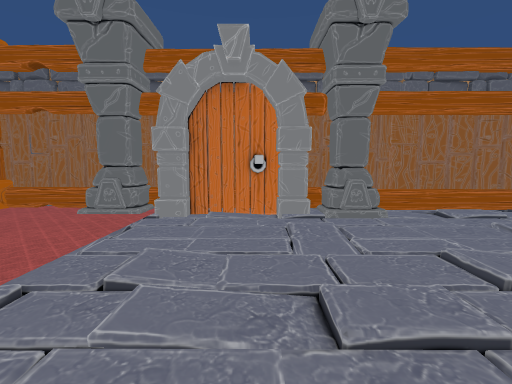
[1] (above)

16 first-person views from a walk through a scene from a Unity 3-D project. The camera is 1.2 m above the floor, tilts 6° down and sees 90° across. The floor is counted in squares, 1 m on a side. Each view is taken from the middle of a square. On the plan, view 1 faces up. The plan holds only what a view shows up to about 12 squares ahead; the rest is blank. The place goes on beyond the plan. Some surface patterns are stand-ins.

[2]
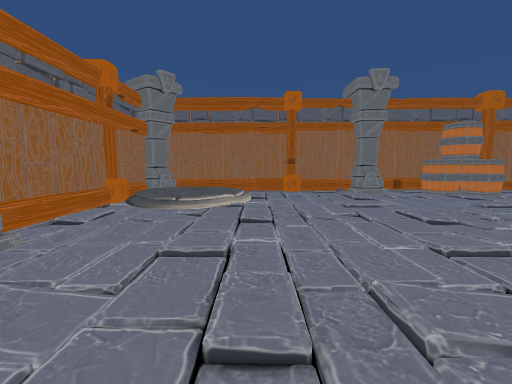

[3]
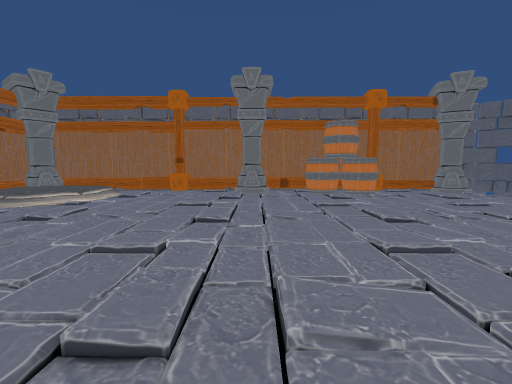

[4]
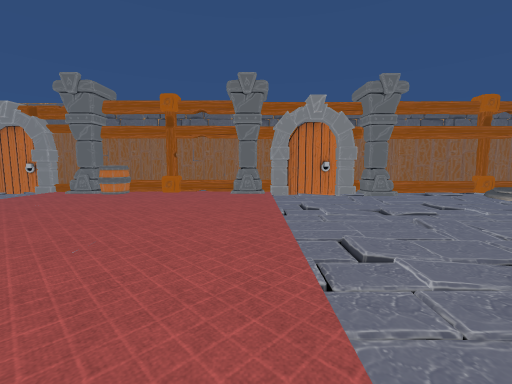

[5]
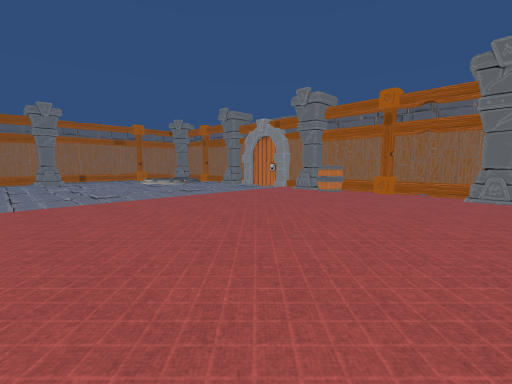

[6]
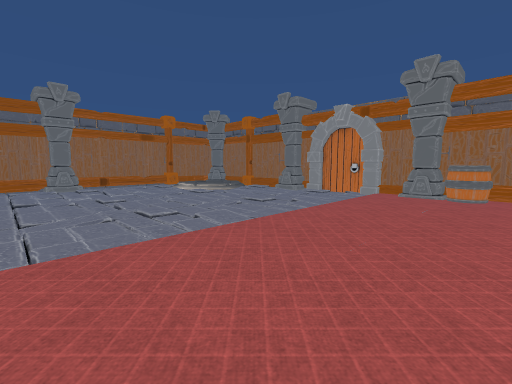

[7]
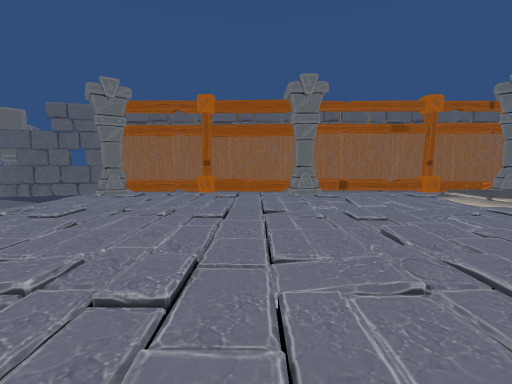

[8]
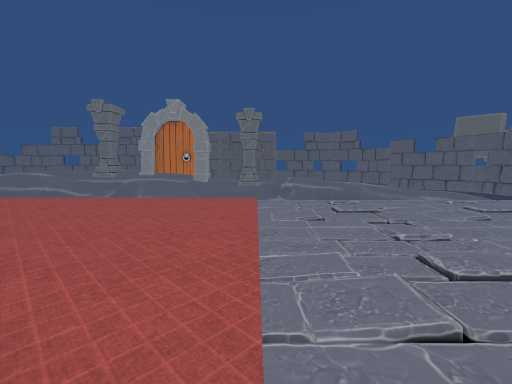

[9]
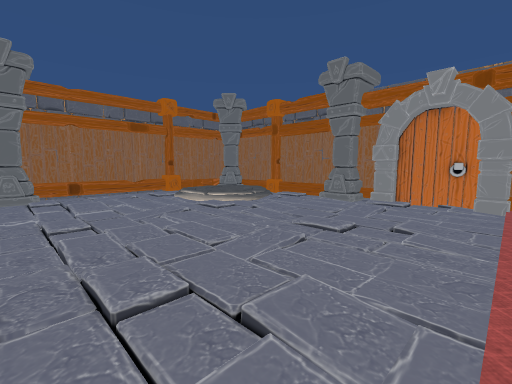

[10]
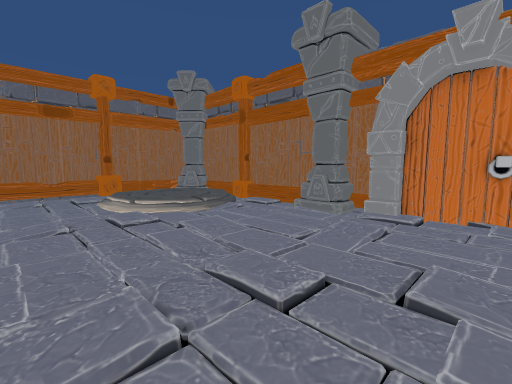

[11]
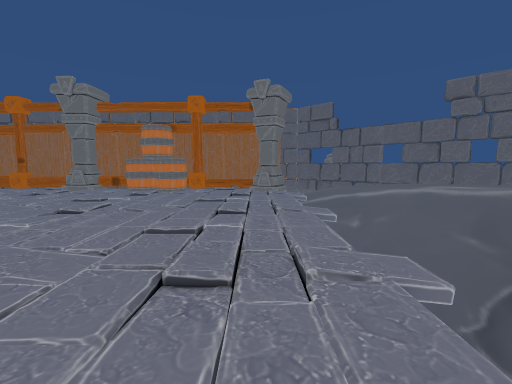

[12]
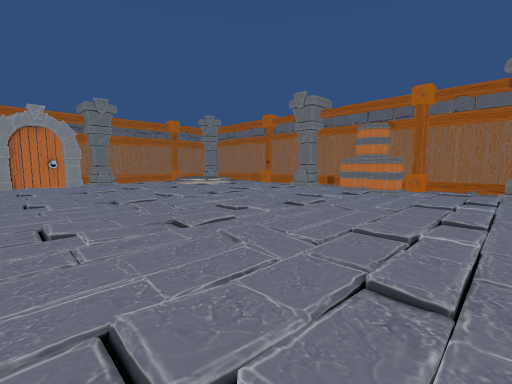

[13]
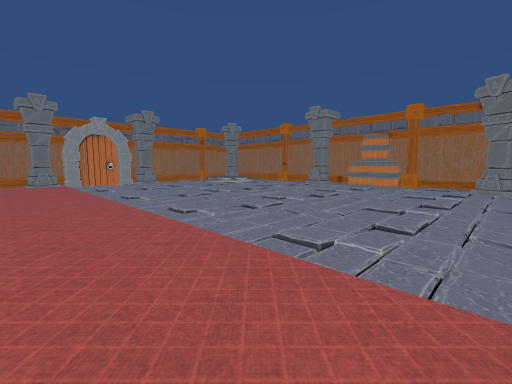

[14]
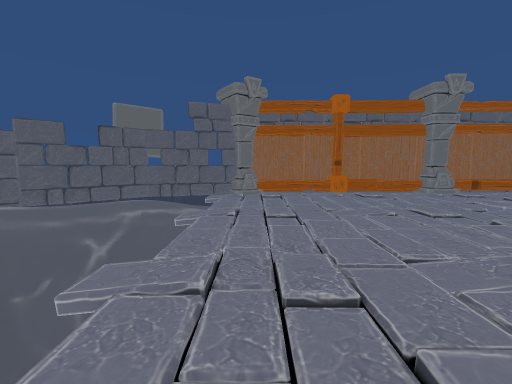

[15]
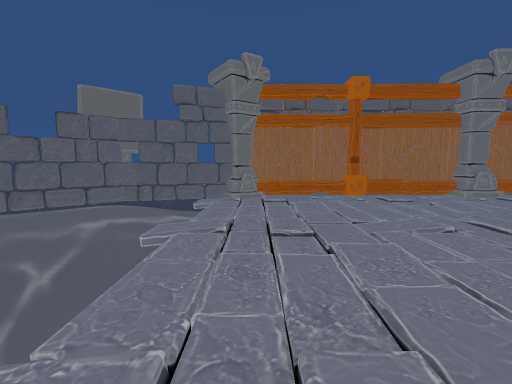

[16]
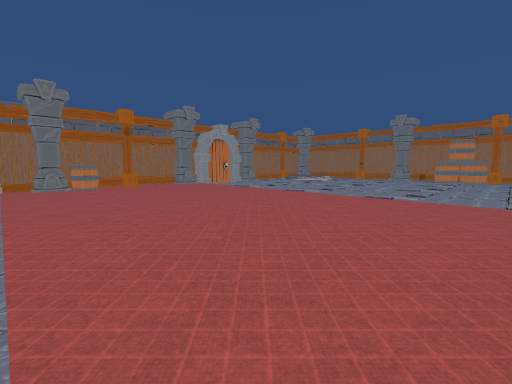

### Floor plan
Key: @ floor where view 1 was taken; # wall or solid block; . main floor; - floor 0.25 m lower than the main floor; : floor 0.5 m higher than the main floor; / step, stairs or slope; = window, fence, low wall or low ledge; v drop or lower ground; B barrel; O other object.
Columns run from 25 left of view 1 to 11 right of it. Each row starts with its distance up from view 1.
  7  ##O#####O###############O##########
  6  #O= O//OO#//#OBB.O..OO####OO///O:=##
  5  #    /////.//..B.......///.////    #
  4  #    /......................../    #
  3  O    /..................././////  OO
  2  #/////................/...//./////O#
  1  #//.///..............././///////./O#
  0  #.......................@.././/../O#
 -1  O...../................../././.../O#
 -2  #....../............../.../.......O#
 -3  OO..//.///.//..........///.///....O#
 -4  #.................................O#
 -5  O///.///.///..........//.///.///./B#
 -6  O////////////.........///////////BB#
 -7  O................................BB#
 -8  #................................BB#
 -9  O////////////.........////////////O#
-10  #/.//////////........./////////////#
-11 O#////////////.........////////////O#
-12 OOO................................O#
-13   #v  v   v               v   v   //#
-14   #-vv                         vv//#
-15   #.-vvv                      vv-##
-16   O#..vvv                    vv-##
-17    ##  vv                    vv##

Where each view was taken, in squares from view 1:
view 1: 0 up, 0 right, facing up
view 2: 2 up, 1 left, facing right
view 3: 3 down, 1 left, facing right
view 4: 5 down, 3 left, facing up
view 5: 5 down, 3 left, facing up-left
view 6: 5 down, 8 left, facing up-left
view 7: 5 down, 12 left, facing left
view 8: 3 down, 12 left, facing down
view 9: 3 down, 12 left, facing up-left
view 10: 0 up, 13 left, facing up-left
view 11: 11 down, 2 left, facing right
view 12: 11 down, 2 left, facing up-right
view 13: 12 down, 5 left, facing up-right
view 14: 11 down, 12 left, facing left
view 15: 11 down, 14 left, facing left
view 16: 9 down, 12 left, facing up-right
